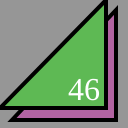
Frame 1 (no input)
Frame 60 (no input): identical to frame 1, image omitted
Frame 120 (the mouse pressed at the canvas centre since frame 60): identical to frame 1, image omitted

The p5.js sketch that drew this single still picture (run headless with seeded random() and noise() and a simulated clock; from frame 60 on, the mouse is pressed at the canvas centre):

// p5.js sketch
// ── sketch.js
function setup() {
  createCanvas(128,128);
}

function draw() {
  background(150);
  strokeWeight(4);
  fill(178, 100, 162);
  triangle(12,120,116,120,116,10);
  fill(94, 185, 84);
  triangle(0,108,106,108,106,0);
  fill(255);
  textSize(32);
  textFont("serif");
  text("46", 68, 100);
}
